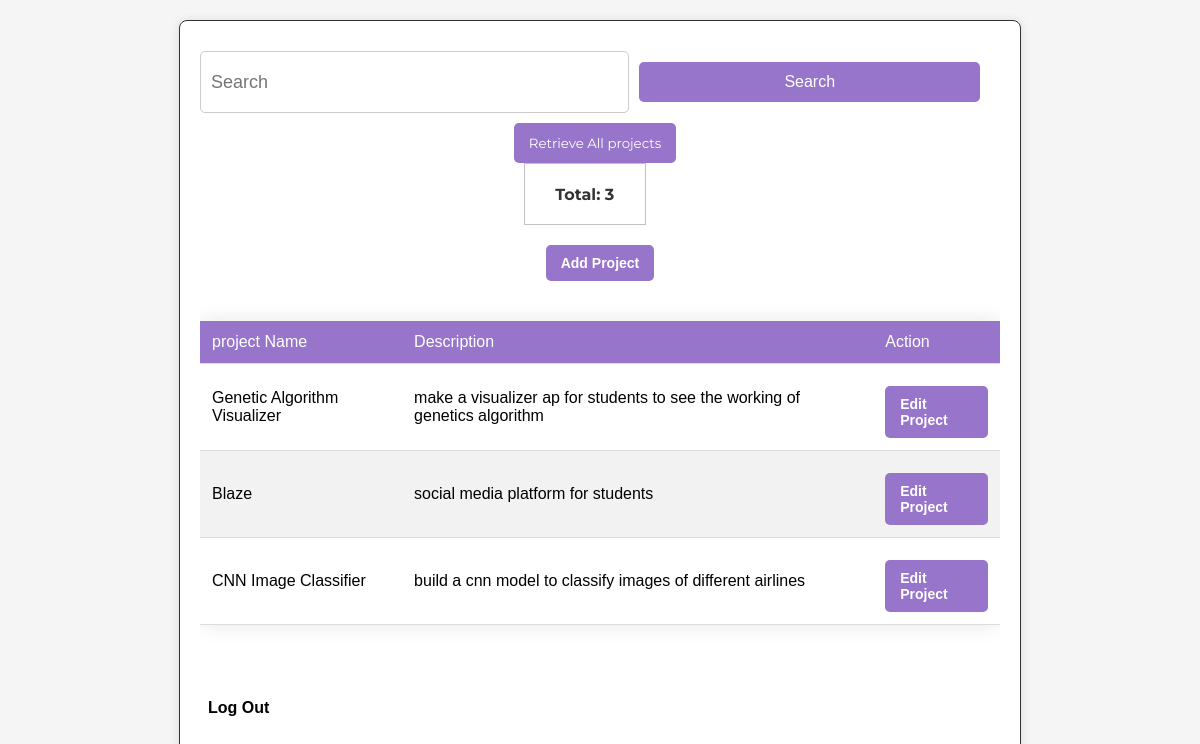
/todolist/projects/ (signed in), run on the app's committed database.
### tdapp/models.py (models this page shows, shortened)
class Project(models.Model):
    project_id = models.AutoField(primary_key=True)
    project_name = models.CharField(max_length=255)
    description = models.TextField()

### tdapp/views.py (the view)
# urls.py: path('projects/', project_list, name='project-list'),
@login_required
def project_list(request):
    if request.user.is_superuser:
        projects = Project.objects.all()
    else:
        projects = Project.objects.filter(task__assigned_to=request.user).distinct()
    return render(request, 'admin/project-list.html', {'projects': projects})

### templates/admin/project-list.html (shortened to what this page needs)
{% extends "base.html" %}
{% block extra_css %}
<link rel="stylesheet" href="https://cdnjs.cloudflare.com/ajax/libs/font-awesome/6.0.0/css/all.min.css">
{% endblock %}
{% block content %}
<div id="vanta-container"></div>
<div class="container">
{% if user.is_authenticated %}
    <form id="search-form">
        <div class="row">
            <div class="search_field">
                <input id="search-input" type="text" class="input-search" placeholder="Search" />
                <button type="submit" class="search-button">Search</button>
            </div>
        </div>
    </form>
    {% if user.is_superuser %}
        <div class="row">
            <div class="search-details-row" style="justify-content: space-between">
                <button class="retrieve-all-button">Retrieve All projects</button>
                <div class="total-records-indicator">Total: {{ projects.count }}</div>
            </div>
        </div>
        <div class="row">
            <a href="{% url 'add-project' %}" class="btn btn-primary">Add Project</a>
        </div>
        <div class="table-container">
            <table class="table">
                <thead>
                    <tr>
                        <th>project Name</th>
                        <th>Description</th>
                        <th>Action</th>
                    </tr>
                </thead>
                <tbody>
                    {% for project in projects %}
                        <tr>
                            <td>{{ project.project_name }}</td>
                            <td>{{ project.description }}</td>
                            <td><a href="{% url 'edit-project' project.project_id %}" class="btn btn-primary">Edit Project</a></td>
                        </tr>
                    {% endfor %}
                </tbody>
            </table>
        </div>
    {% endif %}
    <p><a href="{% url 'logout' %}">Log Out</a></p>
{% else %}
    <p>You are not logged in.</p>
    <a href="{% url 'login' %}">Log In</a> |
    <a href="{% url 'signup' %}">Sign Up</a>
{% endif %}
</div>
{% endblock %}

### assets/static/css/style.css (style rules this page uses)
body { font-family: Arial, sans-serif; background-color: #3f1cbd; margin: 0; padding: 0; }

### templates/base.html (style rules this page uses)
body { font-family: 'Segoe UI', Tahoma, Geneva, Verdana, sans-serif; padding: 0% 5%; justify-content: center; align-items: center; max-width: 100%; overflow-x: hidden; background-color: white; margin: 0px; }
a { border-color: #003b66; background-color: transparent; border-width: 10px; display: block; padding: 8px; text-decoration: none; color: black; font-weight: bold; }
.container { padding: 30px; width: 100%; max-width: 900px; }
.row { display: flex; justify-content: center; align-items: center; width: 100%; background-color: transparent; margin-top: 10px; margin-bottom: 10px; }
.table-container { display: flex; justify-content: center; margin-top: 20px; }
table { background-color: #fff; width: auto; overflow-x: auto; overflow-y: auto; margin-left: auto; margin-right: auto; display: block; margin-bottom: 50px; border-collapse: collapse; box-shadow: 0 0 20px rgba(0, 0, 0, 0.1); }
table thead { overflow: hidden; position: sticky; top: 0; }
table tbody { overflow-y: auto; }
table th, table td { padding: 12px 15px; text-align: left; height: 15px; }
table th { background-color: #003b66; color: #fff; font-weight: 500; position: sticky; top: 0; }
table tbody tr:nth-child(even) { background-color: #f2f2f2; }
.total-records-indicator { border-width: 0px; border-style: solid; background-color: white; color: black; border-color: #c2c2c2; height: 20px; width: 80px; border-width: 1px; padding: 10px 20px; font-family: 'Montserrat', sans-serif; justify-content: center; text-align: center; align-items: center; }
.retrieve-all-button { border-width: 0px; border-style: solid; color: white; background-color: #003b66; border-color: #003b66; border-width: 1px; padding: 10px 20px; font-family: 'Montserrat', sans-serif; justify-content: center; align-items: center; transition: 0.3s; }
.search_field { display: flex; align-items: center; position: relative; width: 100%; }
.search-button { padding: 10px; border: 1px solid #ccc; background-color: #003b66; color: white; font-size: 16px; cursor: pointer; width: 50%; }
.input-search { font-size: 18px; padding: 5px 10px; height: 30px; width: 100%; padding-left: 35px; outline: none; background: #FFFFFF; color: #000000; border: 1px solid #C4D1EB; box-shadow: 3 }
@media screen and (min-width: 600px) { .search_field { width: 80%; } }
@media screen and (min-width: 600px) { .search-button { width: 80%; } }

### templates/admin/project-list.html (style rules this page uses)
body { padding: 0; margin: 0; font-family: Arial, sans-serif; background-color: #f5f5f5; }
#vanta-container { position: fixed; top: 0; left: 0; width: 100%; height: 100%; z-index: -1; }
.container { max-width: 800px; margin: 0 auto; margin-top: 20px; padding: 20px; background-color: #fff; border-radius: 8px; box-shadow: 0 0 10px rgba(0, 0, 0, 0.1); border: 1px solid #333; z-index: 1; position: relative; }
.search_field { display: flex; align-items: center; flex-grow: 1; margin-right: 10px; }
.input-search { flex-grow: 1; padding: 10px; border: 1px solid #ccc; border-radius: 5px; margin-right: 10px; height: 40px; }
.search-button, .retrieve-all-button { padding: 10px 15px; background-color: #9775ca; border: none; border-radius: 5px; color: #fff; cursor: pointer; transition: background-color 0.3s; margin-right: 10px; height: 40px; }
.total-records-indicator { font-weight: bold; color: #333; margin-left: 10px; height: 40px; display: flex; align-items: center; }
.table-container { overflow-x: auto; }
.table { width: 100%; border-collapse: collapse; margin-top: 20px; }
.table th, .table td { padding: 12px; text-align: left; border-bottom: 1px solid #ddd; }
.table th { background-color: #9775ca; color: #fff; }
.table tr:nth-child(even) { background-color: #f2f2f2; }
.btn-primary { background-color: #9775ca; border: none; border-radius: 5px; color: #fff; font-size: 14px; padding: 10px 15px; text-decoration: none; display: inline-block; margin-top: 10px; transition: background-color 0.3s; }

### data on the page
Project: project_name "Genetic Algorithm Visualizer", description "make a visualizer ap for students to see the working of genetics algorithm"
Project: project_name "Blaze", description "social media platform for students"
Project: project_name "CNN Image Classifier", description "build a cnn model to classify images of different airlines"

### other printed values
{{ projects.count }} "3"
